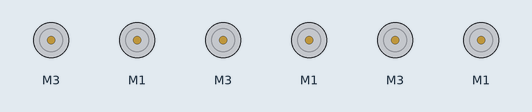
A sketch run on a simulated Arduino Mega 2560, built with avr-gcc and run on an emulated ATmega2560. Shown: 6 × DC motor (green arrow = forward, orange = backward, longer = faster). At 18.3 s the program stops and its outputs stay as they are.

Above: at 0.1 s.
At 1.1 s:
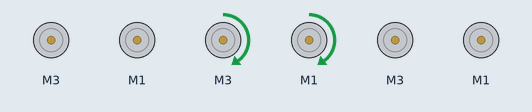
At 3.8 s:
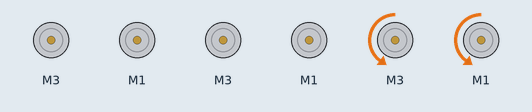
At 7.7 s:
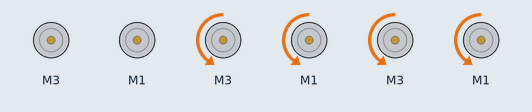
At 16.6 s:
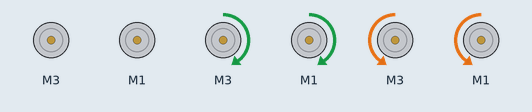
Timing chart, 0 to 19.2 s (numbered marks = the images above):
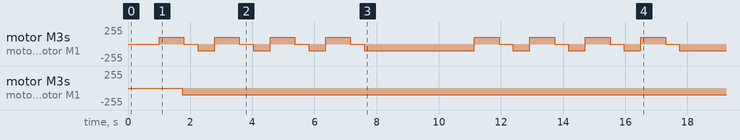

The sketch:

Breadboardbot_spin_square.ino
```cpp
/* B3_SpinSquare.ino
   Drive the TWO-WHEELED Bread Board Bot (BBbot, B^3)
   in a square, stopping at (or near!) end point.

   Arduino: Arduino Mega 256 v3 Clone
   Motor Shield: Adafruit assembled Motor Shield for Arduino v2
   ---->  http://www.adafruit.com/products/1438

   Programmer: Dave Eslinger; June 7, 2015
   Revisions:
*/
#include <Wire.h>
#include <Adafruit_MotorShield.h>
#include <math.h>
#include <breadboardbot.h>

// Create the motor shield object with the default I2C address
Adafruit_MotorShield AFMS = Adafruit_MotorShield();

// Define Constants
const byte TESTSPEED = 100;
const byte DIRECTION = TURNLEFT;

// Define 'ports' for motors.
const byte LEFT_MOTOR_PORT = 3;
const byte RIGHT_MOTOR_PORT = 1;
// Create pointers to motor control objects
Adafruit_DCMotor *motorLeft = AFMS.getMotor(LEFT_MOTOR_PORT);
Adafruit_DCMotor *motorRight = AFMS.getMotor(RIGHT_MOTOR_PORT);

void setup(void){
  AFMS.begin();  // create with the default frequency 1.6KHz
  // Turn off all motors to start, just a good habit
  motorLeft->run(RELEASE);
  motorRight->run(RELEASE);
}

void loop(void){

  delay(1000); // Delay for a second to give time to place the robot.

  // Autonomous loop for driving in a square
  for ( byte leg = 1; leg <= 4; leg++ ) {
    drive(12., TESTSPEED, *motorLeft, *motorRight);// Forward for 10 inches
    spin(-90., TESTSPEED, *motorLeft, *motorRight); // 90 deg. to left
    allStop(FORWARD, *motorLeft, *motorRight);
    delay(500);  // Pause for 1/2 a second after turning
  }
  delay(3000);
  for ( byte leg = 1; leg <= 4; leg++ ) {
    drive(12., TESTSPEED, *motorLeft, *motorRight);// Forward for 10 inches
    spin(90., TESTSPEED, *motorLeft, *motorRight); // 90 deg. to left
    allStop(FORWARD, *motorLeft, *motorRight);
    delay(500);  // Pause for 1/2 a second after turning
  }
  while(1){}
}
```

Measured:
- by itself, motor M3, motor M1: stopped → backward 100/255 at 1.7 s
- by itself, motor M3, motor M1: stopped → forward 100/255 at 1.0 s, → stopped 0.80 s later, → backward 100/255 0.44 s later, → forward 100/255 0.55 s later, … (24 changes in this stretch)
